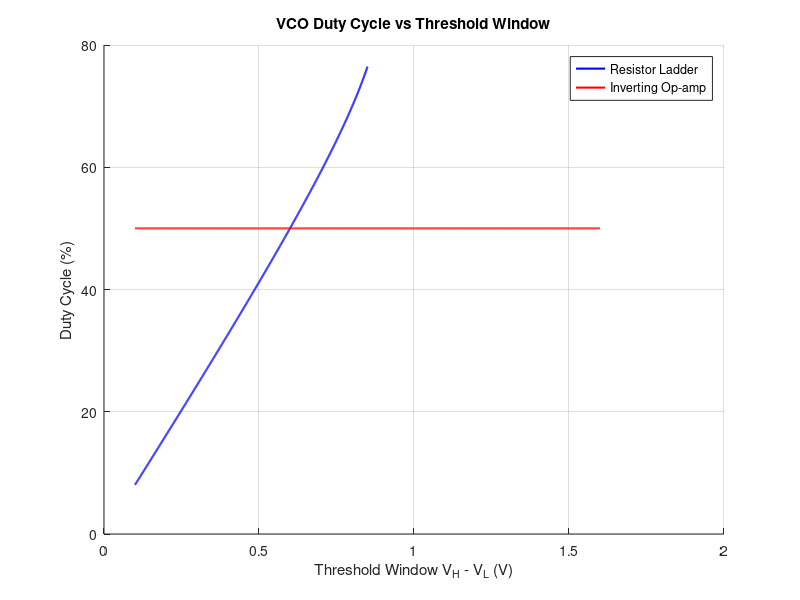

Write MATLAB code to recreate this figure.
VDD = 1.8;
RC  = 1;
pts = 1000;

% --- Line 1 ---
V_ctrl1 = linspace(0.2, 1.7, pts);
VH1 = V_ctrl1;
VL1 = 0.5 * V_ctrl1;

t_charge1    = RC * log((VDD - VL1) ./ (VDD - VH1));
t_discharge1 = RC * log(VH1 ./ VL1);
D1 = t_charge1 ./ (t_charge1 + t_discharge1);

window1 = VH1 - VL1;

% --- Line 2 ---
V_ctrl2 = linspace(0.1, 0.85, pts);
VL2 = V_ctrl2;
VH2 = 2 * 0.9 - V_ctrl2;

t_charge2    = RC * log((VDD - VL2) ./ (VDD - VH2));
t_discharge2 = RC * log(VH2 ./ VL2);
D2 = t_charge2 ./ (t_charge2 + t_discharge2);

window2 = VH2 - VL2;

% --- Plot ---
figure;
hold on;
plot(window1, D1 * 100, 'b', 'LineWidth', 1.5, 'DisplayName', 'Resistor Ladder');
plot(window2, D2 * 100, 'r', 'LineWidth', 1.5, 'DisplayName',  'Inverting Op-amp');
xlabel('Threshold Window V_H - V_L (V)');
ylabel('Duty Cycle (%)');
title('VCO Duty Cycle vs Threshold Window');
legend('Location', 'best');
grid on;
hold off;
